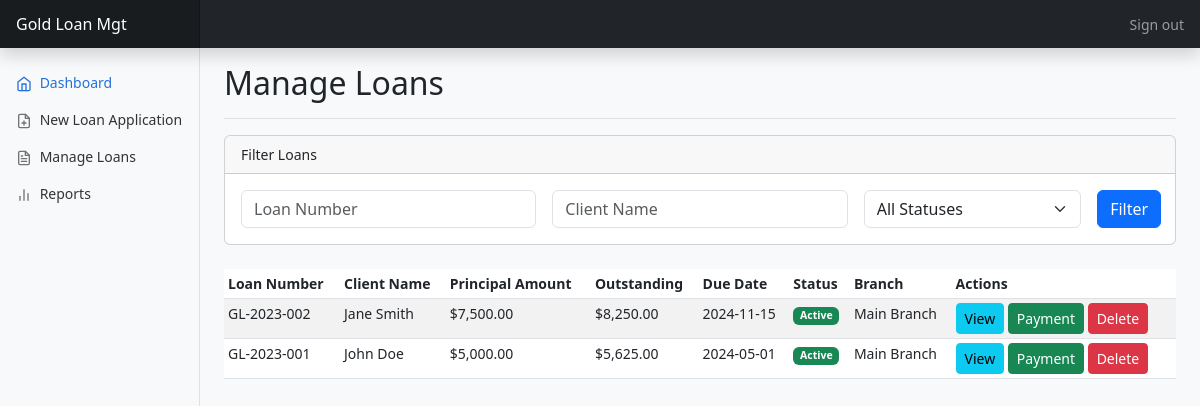
Page /manage_loans.php (signed in) on the committed database.
### tables this page shows
CREATE TABLE `invoices` (
  `id` int(11) NOT NULL,
  `loan_number` varchar(50) NOT NULL,
  `client_id` int(11) DEFAULT NULL,
  `loan_date` date NOT NULL,
  `due_date` date NOT NULL,
  `principal_amount` decimal(10,2) NOT NULL,
  `interest_rate` decimal(5,2) NOT NULL,
  `total_repayable` decimal(10,2) NOT NULL,
  `outstanding_amount` decimal(10,2) NOT NULL,
  `status` varchar(20) DEFAULT 'active',
  `branch_id` int(11) DEFAULT NULL,
  `officer_id` int(11) DEFAULT NULL
);

CREATE TABLE `clients` (
  `id` int(11) NOT NULL,
  `name` varchar(255) NOT NULL,
  `address` text DEFAULT NULL,
  `contact_number` varchar(20) DEFAULT NULL,
  `id_proof_type` varchar(50) DEFAULT NULL,
  `id_proof_number` varchar(50) DEFAULT NULL
);

CREATE TABLE `branches` (
  `id` int(11) NOT NULL,
  `branch_name` varchar(255) NOT NULL,
  `location` varchar(255) DEFAULT NULL
);

### manage_loans.php (the view, shortened to what this page needs)
<?php
require_once 'db_connect.php';
$sql = "SELECT i.id, i.loan_number, c.name as client_name, i.principal_amount, i.outstanding_amount, i.due_date, i.status, b.branch_name
        FROM invoices i
        JOIN clients c ON i.client_id = c.id
        JOIN branches b ON i.branch_id = b.id";
$sql .= " ORDER BY i.loan_date DESC";
$result = $conn->query($sql);
?>
<!DOCTYPE html>
<html lang="en">
<head>
    <link href="https://cdn.jsdelivr.net/npm/bootstrap@5.3.0/dist/css/bootstrap.min.css" rel="stylesheet">
    <link rel="stylesheet" href="assets/css/style.css">
</head>
<body>
    <?php include 'includes/header.php'; ?>
    <div class="container-fluid">
        <div class="row">
            <?php include 'includes/sidebar.php'; ?>
            <main class="col-md-9 ms-sm-auto col-lg-10 px-md-4">
                <div class="d-flex justify-content-between flex-wrap flex-md-nowrap align-items-center pt-3 pb-2 mb-3 border-bottom">
                    <h1 class="h2">Manage Loans</h1>
                </div>
                <div class="card mb-4">
                    <div class="card-header">Filter Loans</div>
                    <div class="card-body">
                        <form action="manage_loans.php" method="get" class="row g-3">
                            <div class="col-md-4">
                                <input type="text" name="loan_number" class="form-control" placeholder="Loan Number" value="<?php echo $_GET['loan_number'] ?? ''; ?>">
                            </div>
                            <div class="col-md-4">
                                <input type="text" name="client_name" class="form-control" placeholder="Client Name" value="<?php echo $_GET['client_name'] ?? ''; ?>">
                            </div>
                            <div class="col-md-3">
                                <select name="status" class="form-select">
                                    <option value="">All Statuses</option>
                                </select>
                            </div>
                            <div class="col-md-1">
                                <button type="submit" class="btn btn-primary">Filter</button>
                            </div>
                        </form>
                    </div>
                </div>
                <div class="table-responsive">
                    <table class="table table-striped table-sm">
                        <thead>
                            <tr>
                                <th>Loan Number</th>
                                <th>Client Name</th>
                                <th>Principal Amount</th>
                                <th>Outstanding</th>
                                <th>Due Date</th>
                                <th>Status</th>
                                <th>Branch</th>
                                <th>Actions</th>
                            </tr>
                        </thead>
                        <tbody>
                            <?php if ($result->num_rows > 0): ?>
                                <?php while($row = $result->fetch_assoc()): ?>
                                    <tr>
                                        <td><?php echo $row['loan_number']; ?></td>
                                        <td><?php echo $row['client_name']; ?></td>
                                        <td>$<?php echo number_format($row['principal_amount'], 2); ?></td>
                                        <td>$<?php echo number_format($row['outstanding_amount'], 2); ?></td>
                                        <td><?php echo $row['due_date']; ?></td>
                                        <td><span class="badge bg-<?php echo $row['status'] == 'active' ? 'success' : ($row['status'] == 'overdue' ? 'danger' : 'secondary'); ?>"><?php echo ucfirst($row['status']); ?></span></td>
                                        <td><?php echo $row['branch_name']; ?></td>
                                        <td>
                                            <a href="loan_details.php?id=<?php echo $row['id']; ?>" class="btn btn-info btn-sm">View</a>
                                            <a href="#" class="btn btn-success btn-sm">Payment</a>
                                            <a href="manage_loans.php?delete=<?php echo $row['id']; ?>" class="btn btn-danger btn-sm" onclick="return confirm('Are you sure you want to delete this loan?');">Delete</a>
                                        </td>
                                    </tr>
                                <?php endwhile; ?>
                            <?php else: ?>
                                <tr>
                                    <td colspan="8" class="text-center">No loans found.</td>
                                </tr>
                            <?php endif; ?>
                        </tbody>
                    </table>
                </div>
            </main>
        </div>
    </div>
</body>
</html>

### assets/css/style.css (style rules this page uses)
body { font-size: .875rem; background-color: #f8f9fa; }
.card-header { font-weight: 500; }

### rows in the picture
invoices: loan_number "GL-2023-002", client.name "Jane Smith", principal_amount "7,500.00", outstanding_amount "8,250.00", due_date "2024-11-15", status "Active", branch.branch_name "Main Branch"
invoices: loan_number "GL-2023-001", client.name "John Doe", principal_amount "5,000.00", outstanding_amount "5,625.00", due_date "2024-05-01", status "Active", branch.branch_name "Main Branch"
